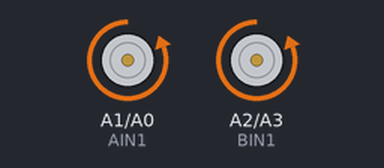
Bench run of a sketch on a simulated Arduino Uno, built with avr-gcc and run on an emulated ATmega328P. Shown: motor-driver pin pairs drawn as motors (green arrow = first pin HIGH = forward, orange = second pin HIGH = backward, longer = more drive, scaled by the enable pin).

Above: at 1.0 s.
At 3.0 s:
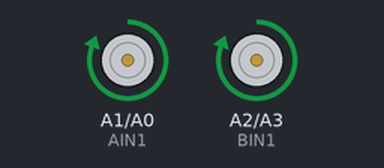
Timing chart, 0 to 5.2 s (numbered marks = the images above):
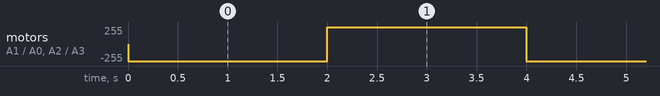

The sketch:

backnfro.ino
```cpp
#include <Arduino.h>

//motor driver pins
int PWMA= 6;
int AIN1= A1;
int AIN2= A0;
int PWMB= 5;
int BIN1= A2;
int BIN2= A3;

void setup() {
  pinMode(PWMA, OUTPUT);
  pinMode(AIN1, OUTPUT);
  pinMode(AIN2, OUTPUT);
  pinMode(PWMB, OUTPUT);
  pinMode(BIN1, OUTPUT);
  pinMode(BIN2, OUTPUT);
}

void loop(){
  //forward
  digitalWrite(PWMA, HIGH);
  digitalWrite(PWMB, HIGH);
  digitalWrite(AIN1, LOW);
  digitalWrite(AIN2, HIGH);
  digitalWrite(BIN1, LOW);
  digitalWrite(BIN2, HIGH);
  delay(2000);

  //backward
  digitalWrite(AIN1, HIGH);
  digitalWrite(AIN2, LOW);
  digitalWrite(BIN1, HIGH);
  digitalWrite(BIN2, LOW);
  delay(2000);
}
```

oled_display.ino
```cpp

```

Measured:
- by itself, motor on A1 (AIN1) / A0 (AIN2), motor on A2 (BIN1) / A3 (BIN2): alternates forward 255/255 for 2.0 s and backward 255/255 for 2.0 s
